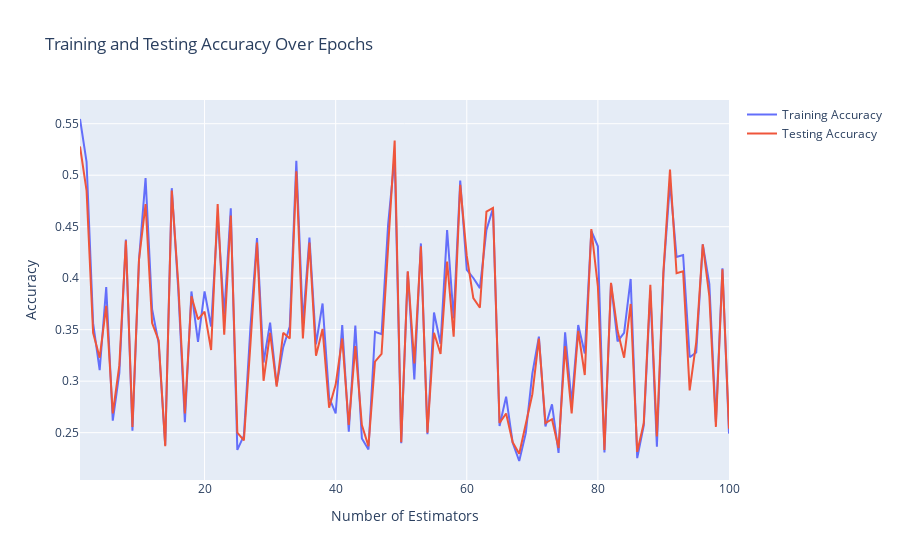
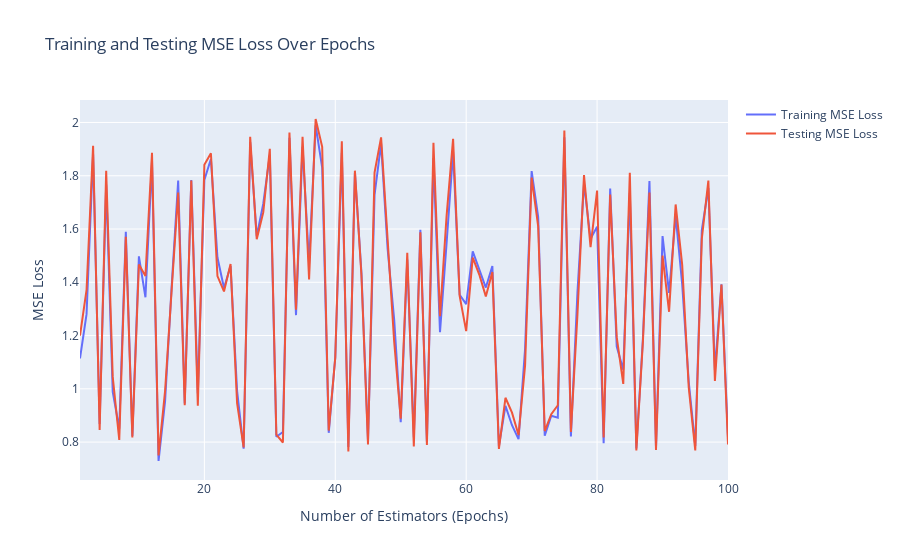

Source (notebook cell) for these figures, in order:
### Markdown cell above
### all features

### Code cell
ada_boost_func(X_train,y_train,X_test,y_test)
